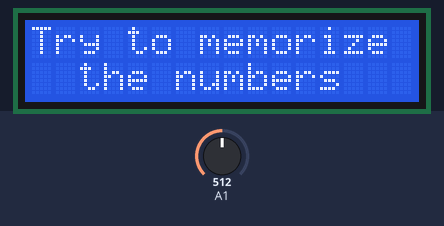
Bench run of a sketch on a simulated Arduino Uno, built with avr-gcc and run on an emulated ATmega328P. Parts: 16×2 character LCD. The test bench sets the inputs (shaded band); at power-on: A1 = 512. Random numbers use the default seed unless the sketch sets one.

Above: at 0.1 s.
At 3.1 s:
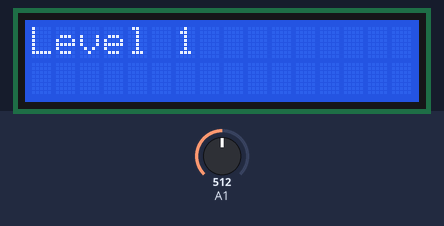
At 7.1 s:
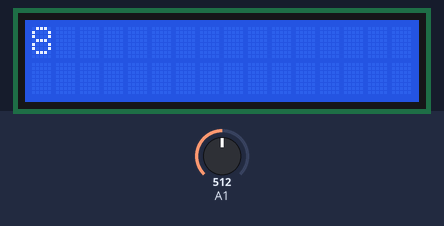
At 13.8 s:
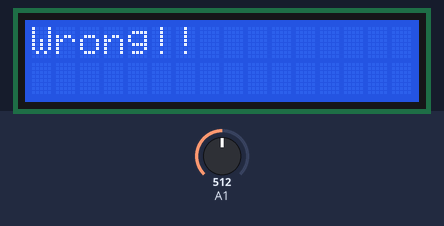
At 15.8 s:
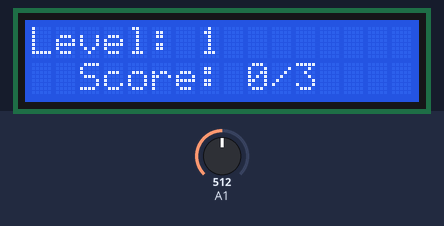
At 20.4 s:
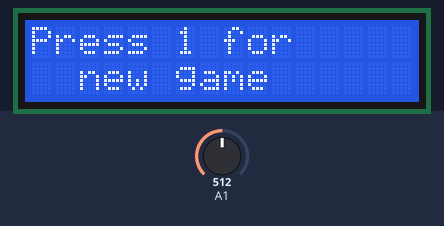

The sketch:

game.ino
```cpp
#include <LiquidCrystal.h>

LiquidCrystal lcd(8, 9, 4, 5, 6, 7);

int arrValuesMin[] = {1003, 910, 830, 770, 710, 660, 620, 580, 550, 520, 490, 470};
int arrValuesMax[] = {1043, 950, 870, 810, 750, 700, 659, 619, 579, 549, 519, 489};

void setup() {
  lcd.begin(16, 2);
  lcd.clear();
  lcd.print("Try to memorize ");
  lcd.setCursor(2, 1);
  lcd.print("the numbers");
  delay(3000);
  lcd.clear();
  lcd.print("Level 1");
  delay(2000);
}

int currentVal = 0;
const int EXPECTING = 0;
const int GENERATING = 1;
const int CHECK = 2;
const int WIN = 3;
const int LOSS = 4;
const int NEWGAME = 5;
const int FINISHED = 6;

int zustand = GENERATING;

int lvl = 1;
int sol[15];
int guess = 0;
int guessNr = 0;

void loop() {
  switch(zustand) {
    case EXPECTING:
      currentVal = analogRead(A1);
      for(int i = 1; i < 13; i++){
        if((currentVal > arrValuesMin[i-1]) && (currentVal < arrValuesMax[i-1])) {
          lcd.print(i);
          guess = i;
          zustand = CHECK;
        }
      }
    break;

    case CHECK:
      delay(700);
      lcd.clear();
      guessNr++;
      if(guess == sol[guessNr-1]){
        delay(1000);
        lcd.clear();
        if(guessNr == (2 + lvl)){
          if(lvl == 20){
            zustand = FINISHED;
          }
          zustand = WIN;
        }else{
          zustand = EXPECTING;
        }
      }
      else{
        lcd.print("Wrong!!");
        delay(2000);
        lcd.clear();
        zustand = LOSS;
      }

    break;

    case GENERATING:
      for(int i = 0; i < (2 + lvl); i++){
        int num = rand() % 12 + 1;
        sol[i] = num;
        delay(2000);
        lcd.clear();
        lcd.print(num);
      }
      delay(2000);
      lcd.clear();
      zustand = EXPECTING;
    break;

    case WIN:
      lvl++;
      guessNr = 0;
      for(int i = 0; i < 15; i++){
        sol[i] = 0;
      }
      lcd.clear();
      lcd.print("Congrats!       ");
      lcd.setCursor(2, 1);
      lcd.print("Now:            ");
      delay(2000);
      lcd.clear();
      lcd.print("Level " + String(lvl));
      delay(3000);
      lcd.clear();
      zustand = GENERATING;
    break;

    case LOSS:
      lcd.clear();
      lcd.print("Level: " + String(lvl));
      lcd.setCursor(2, 1);
      lcd.print("Score: " + String(guessNr-1) +  "/" + String(2 + lvl));
      delay(4500);
      lcd.clear();
      zustand = NEWGAME;
    break;

    case NEWGAME:
      lcd.print("Press 1 for     ");
      lcd.setCursor(2, 1);
      lcd.print("new game        ");
      currentVal = analogRead(A1);
      if((currentVal > arrValuesMin[0]) && (currentVal < arrValuesMax[0])) {
        lcd.clear();
        lcd.print("Try to memorize ");
        lcd.setCursor(2, 1);
        lcd.print("the numbers");
        delay(3000);
        lcd.clear();
        lcd.print("Level 1");
        delay(2000);
        lcd.clear();
        for(int i = 0; i < 15; i++){
          sol[i] = 0;
        }
        guessNr = 0;
        lvl = 1;
        zustand = GENERATING;
      }
      break;

      case FINISHED:
        lcd.clear();
        lcd.print("Well done!      ");
        lcd.print("You made it!    ");
        delay(5000);
        lcd.clear();
        zustand = NEWGAME;
      break;
  }
}
```

Measured:
- what the display in image 1 shows lasts 4.0 s, from 3.1 s to 7.1 s
- what the display in image 3 shows lasts 2.0 s, from 13.8 s to 15.8 s
- what the display in image 4 shows lasts 4.5 s, from 15.8 s to 20.3 s
